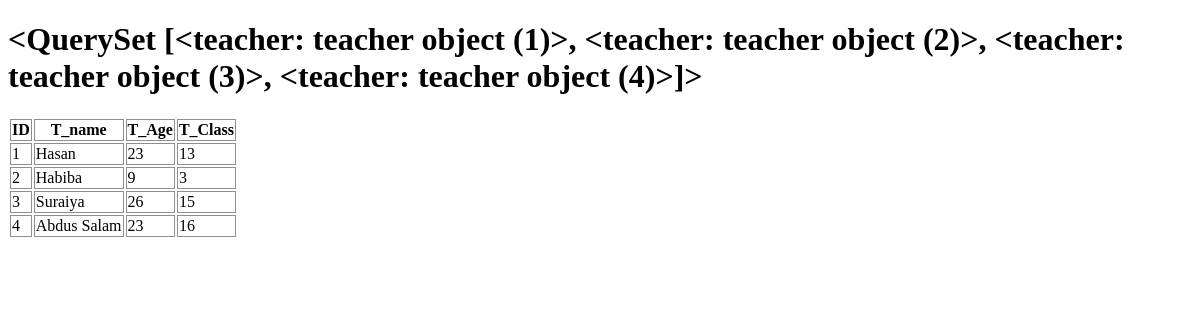
The page /home/t/ on the database as committed earlier.
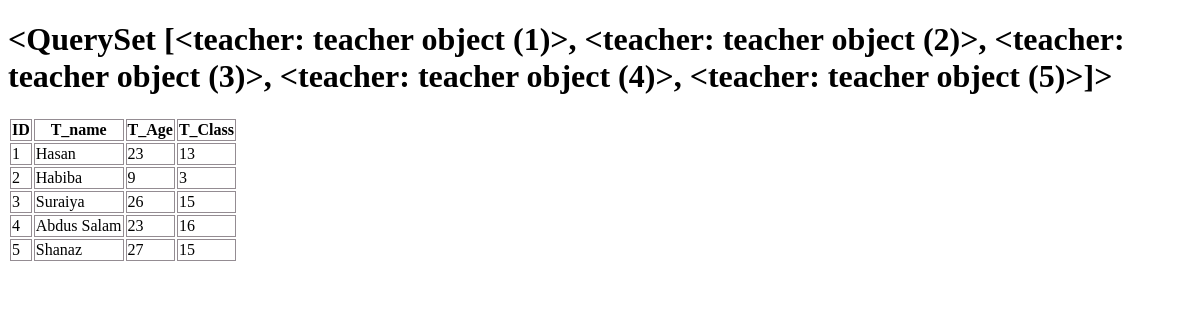
The same page on the database as committed later.
### Home/models.py (models this page shows)
class teacher(models.Model):
    T_name = models.IntegerField()
    T_Age = models.CharField(max_length=50)
    T_Class = models.CharField(max_length=50)

### Home/views.py (the view)
# urls.py: path('t/', views.teacher_info),
def teacher_info(request):
    teach = teacher.objects.all()
    return render(request, 'Home/t.html', {"tec": teach})

### templates/Home/t.html (shortened to what this page needs)
<!DOCTYPE html>
{% load static %}
<html>
    <head>
        <link rel="stylesheet" href="{% static 'css/t.css' %}">
    </head>
    <body>
        <h1>{{tec}}</h1>
        {% if tec %}
        <Table>
            <tr>
                <th>ID</th>
                <th>T_name</th>
                <th>T_Age</th>
                <th>T_Class</th>
            </tr>
            {% for th in tec %}
            <tr>
                <td>{{th.id}}</td>
                <td>{{th.T_name}}</td>
                <td>{{th.T_Age}}</td>
                <td>{{th.T_Class}}</td>
            </tr>
            {% endfor %}
        </table>
        {% else %}
        <h1>Empty Table</h1>
        {% endif %}
    </body>
</html>

Rows that differ between the two databases and show on the page:
computed for teacher "Hasan": id "<QuerySet [<teacher: teacher object (1)>, <teacher: teacher object (2)>, <teacher: teacher object (3)>, <teacher: teacher object (4)>]>" → "…(3)>, <teacher: teacher object (4)>, <teacher: teacher object (5)>]>"
added teacher: id "5", T_name "Shanaz", T_Age "27", T_Class "15"
